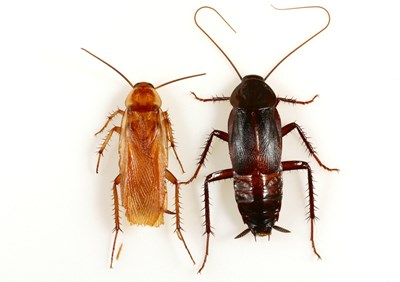
#> input picture test/2adet.jpg, 400 x 282 px
$ python tartara.py
#> lines starting #> are read from the running program, lines starting #| are printed output that depends on the picture; after the words box and inside, x2 and y2 are one past the last pixel; in counts of white or black regions, pixels touching at a corner belong together
import cv2
import numpy as np

# Görüntüyü yükle
image_path = '2adet.jpg'
image = cv2.imread(image_path)
#> image is the input picture: shape (282, 400, 3); mean B, G, R 213.8, 222.1, 231.3

if image is None:
    print("Görüntü yüklenemedi.")
else:
    # Gri tonlamaya çevir
    gray_image = cv2.cvtColor(image, cv2.COLOR_BGR2GRAY)
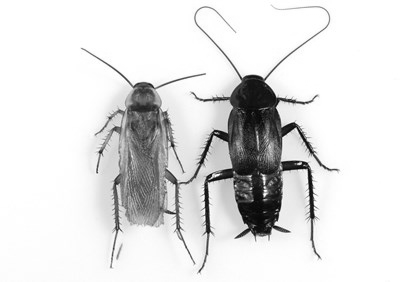
#> gray_image: shape (282, 400); min 3, max 255, mean 223.9

    # Gaussian bulanıklık, kernel boyutu daha küçük
    blurred_image = cv2.GaussianBlur(gray_image, (5, 5), 0)
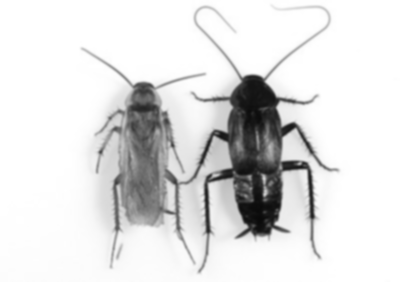
#> blurred_image: shape (282, 400); min 10, max 255, mean 224

    # Otsu ile adaptif eşikleme
    _, threshold_image = cv2.threshold(blurred_image, 0, 255, cv2.THRESH_BINARY_INV + cv2.THRESH_OTSU)
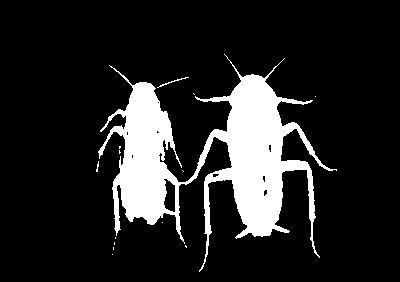
#> threshold_image: shape (282, 400); 14.6% white; 14 white regions (12 under 20 px), largest, box (x1, y1, x2, y2) and area: (98, 54, 337, 272) 16345, (157, 77, 189, 88) 45

    # Morfolojik işlemler (daha az tekrar)
    kernel = np.ones((5, 5), np.uint8)
    morphed_image = cv2.morphologyEx(threshold_image, cv2.MORPH_CLOSE, kernel, iterations=1)
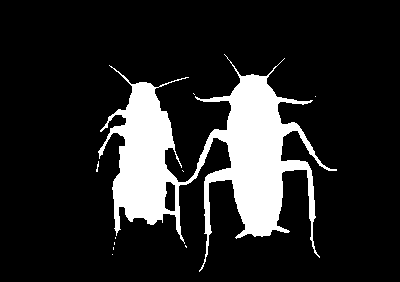
#> morphed_image: shape (282, 400); 15% white; 10 white regions (9 under 20 px)

    # Konturları bul ve filtrele
    contours, _ = cv2.findContours(morphed_image, cv2.RETR_TREE, cv2.CHAIN_APPROX_SIMPLE)
#> contours = 11 contours, 9 with area under 20; largest, box (x1, y1, x2, y2) and area: (98, 54, 337, 272) 16060, (164, 181, 176, 212) 288
    min_contour_area = 30  # Küçük alanlar için daha düşük eşik
    filtered_contours = [c for c in contours if cv2.contourArea(c) > min_contour_area]
#> filtered_contours = 2 contours; box (x1, y1, x2, y2) and area: (98, 54, 337, 272) 16060, (164, 181, 176, 212) 288

    # Konturları çiz
    output_image = image.copy()
    cv2.drawContours(output_image, filtered_contours, -1, (0, 255, 0), 1)

    # Tespit edilen toplam tartar sayısı
    cockroach_count = len(filtered_contours)
#> cockroach_count = 2

    # Sağ üst köşeye metni ekle
    text = f"{cockroach_count} adet canli"
#> text = '2 adet canli'
    font = cv2.FONT_HERSHEY_SIMPLEX
    text_size, _ = cv2.getTextSize(text, font, 1, 2)
#> text_size = (194, 22)
    text_x = output_image.shape[1] - text_size[0] - 10  # Sağ üst köşe
#> text_x = 196
    text_y = 30  # Yukarıdan 30 piksel boşluk
    cv2.putText(output_image, text, (text_x, text_y), font, 1, (0, 0, 255), 2)  # Kırmızı renk ve kalınlık
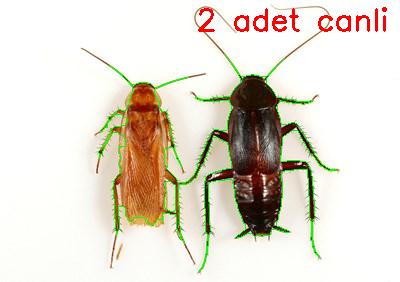
#> output_image: shape (282, 400, 3); mean B, G, R 209, 221.6, 228.1

    # Sonuçları yazdır
    print(f'Toplam tespit edilen tartar sayısı: {cockroach_count}')
#| Toplam tespit edilen tartar sayısı: 2

    # İşlenmiş görüntüleri kaydet
    cv2.imwrite('output_image_with_count.png', output_image)

    # İsteğe bağlı olarak görüntü göster
    cv2.imshow('Tartar Tespiti', output_image)
    cv2.waitKey(0)
    cv2.destroyAllWindows()
